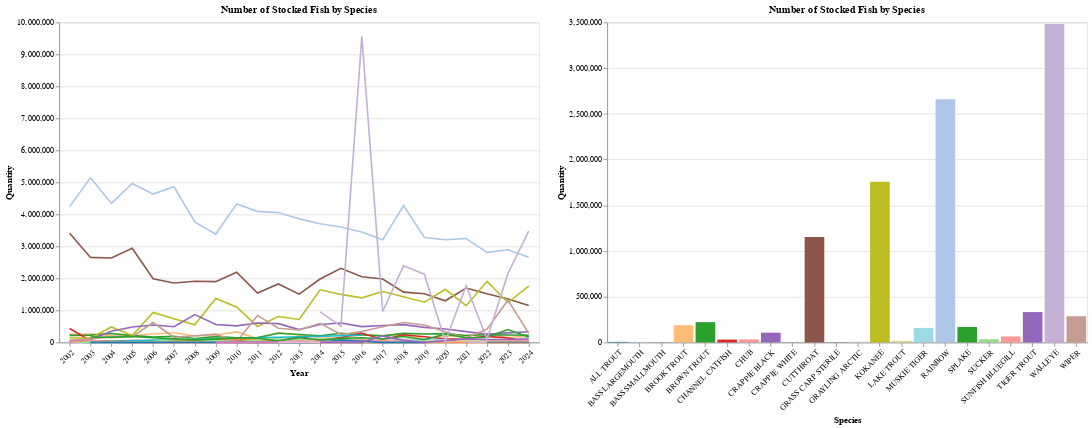

The code cell stored with this chart in its notebook:
### Markdown cell above
### Vis: Interactive Bar and Line chart for number of stocked fish by species

### Code cell
#Grouping appropriate data
count_by_species = fish_stock_data.groupby(['Year', 'Species'])['Quantity'].sum().reset_index()
count_by_species["Year_only"] = count_by_species["Year"]

#Interactive Year Slider
year_slider = alt.binding_range(name="Select a year : ", min=count_by_species["Year_only"].min(), max=count_by_species["Year_only"].max(), step=1)
selected_year =  alt.selection_point(fields=["Year_only"], bind=year_slider, value=2024)

#Interactive Species Point and Brush Selection 
point_selection = alt.selection_point(fields=['Species'])
brush_selection = alt.selection_interval(encodings=['x'])

#Adding base plot
base_plot = alt.Chart(count_by_species)

#Color
color = alt.condition(
    brush_selection & point_selection,
    alt.Color('Species:N', scale=alt.Scale(scheme='category20'), legend=None),
    alt.value('lightgray')
)

#Tooltip
tooltip = alt.Tooltip(
    ["Species:N", "Year:O", "Quantity:Q"]
)

#Bar Chart Vis
bar_chart = base_plot.mark_bar().encode(
    x=alt.X('Species', axis=alt.Axis(labelAngle=-45), sort=None),
    y='Quantity', 
    color=color,
    tooltip=tooltip
).properties(
    width=600,
    height=400,
    title='Number of Stocked Fish by Species'
).transform_filter(
    selected_year
).add_params(
    selected_year, 
    point_selection,
    brush_selection,
)

#Line Chart Vis
line_chart = base_plot.mark_line().encode(
    x=alt.X('Year:O', axis=alt.Axis(labelAngle=-45)),
    y='Quantity', 
    color=color, 
    tooltip=tooltip
).properties(
    width=600,
    height=400,
    title='Number of Stocked Fish by Species'
).transform_filter(
    point_selection
).add_params(
    brush_selection,
    point_selection
)

#Stacking both charts together 
temporal_chart = alt.hconcat(line_chart, bar_chart).resolve_scale()
temporal_chart

### Figure 1 — Vega-Lite specification as saved in the notebook (floating-point values rounded to 4 significant figures; data arrays with more than 128 entries replaced by an {"elided": "..."} marker saying what was removed)
{"config": {"view": {"continuousWidth": 300, "continuousHeight": 300}}, "hconcat": [{"mark": {"type": "line"}, "encoding": {"color": {"condition": {"test": {"and": [{"param": "param_3"}, {"param": "param_2"}]}, "field": "Species", "legend": null, "scale": {"scheme": "category20"}, "type": "nominal"}, "value": "lightgray"}, "tooltip": [{"field": "Species", "type": "nominal"}, {"field": "Year", "type": "ordinal"}, {"field": "Quantity", "type": "quantitative"}], "x": {"axis": {"labelAngle": -45}, "field": "Year", "type": "ordinal"}, "y": {"field": "Quantity", "type": "quantitative"}}, "height": 400, "name": "view_1", "title": "Number of Stocked Fish by Species", "transform": [{"filter": {"param": "param_2"}}], "width": 600}, {"mark": {"type": "bar"}, "encoding": {"color": {"condition": {"test": {"and": [{"param": "param_3"}, {"param": "param_2"}]}, "field": "Species", "legend": null, "scale": {"scheme": "category20"}, "type": "nominal"}, "value": "lightgray"}, "tooltip": [{"field": "Species", "type": "nominal"}, {"field": "Year", "type": "ordinal"}, {"field": "Quantity", "type": "quantitative"}], "x": {"axis": {"labelAngle": -45}, "field": "Species", "sort": null, "type": "nominal"}, "y": {"field": "Quantity", "type": "quantitative"}}, "height": 400, "name": "view_2", "title": "Number of Stocked Fish by Species", "transform": [{"filter": {"param": "param_1"}}], "width": 600}], "data": {"name": "data-ea4b9085481ff0023b8be5f38b550c60"}, "params": [{"name": "param_3", "select": {"type": "interval", "encodings": ["x"]}, "views": ["view_1", "view_2"]}, {"name": "param_2", "select": {"type": "point", "fields": ["Species"]}, "views": ["view_1", "view_2"]}, {"name": "param_1", "select": {"type": "point", "fields": ["Year_only"]}, "bind": {"input": "range", "max": 2024.0, "min": 2002.0, "name": "Select a year : ", "step": 1}, "value": 2024, "views": ["view_2"]}], "resolve": {"scale": {}}, "$schema": "https://vega.github.io/schema/vega-lite/v5.20.1.json", "datasets": {"data-ea4b9085481ff0023b8be5f38b550c60": {"elided": "443 records"}}}
